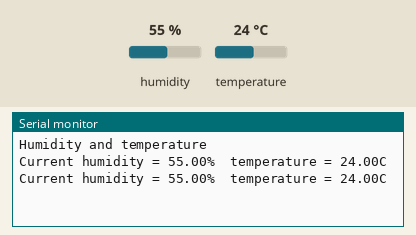
Simulated run of this sketch. Board: Arduino Uno, built with avr-gcc and run on an emulated ATmega328P. On the bench: the last lines printed to the serial monitor. Inputs (shaded band) come from the test bench; at power-on: humidity 55 %, temperature 24 °C.

Above: at 1.9 s.
2.0 s: humidity set to 22 %
At 3.0 s:
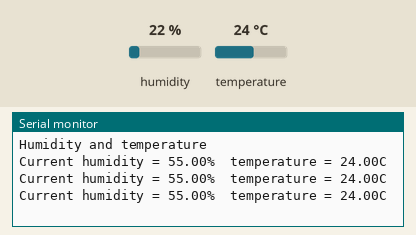
5.2 s: temperature set to 12 °C
At 6.2 s:
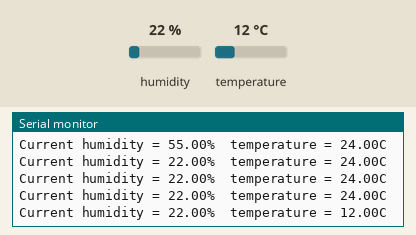
8.4 s: humidity set to 40 %
At 10.3 s:
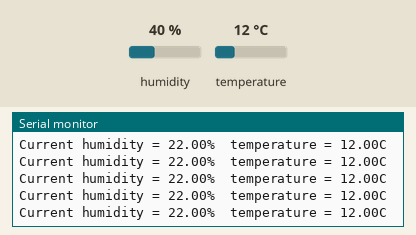
Timing chart, 0 to 11.8 s (numbered marks = the images above; inputs shaded):
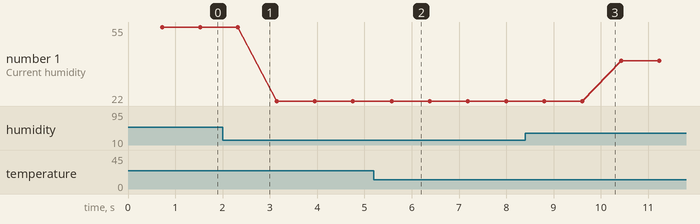

Measured:
- after the input at 5.2 s, the serial monitor: prints a new line after 0.38 s (image 2)
- plotted number 1: 55 → 22 after the input at 2.0 s, 22 → 40 after the input at 8.4 s

The sketch:

Temp.ino
```cpp
#include <DHT.h>

#define DHTTYPE DHT11 // DHT 11

#define dht_dpin 2
DHT dht(dht_dpin, DHTTYPE);
void setup(void)
{
    dht.begin();
    Serial.begin(9600);
    Serial.println("Humidity and temperature\n\n");
    delay(700);
}
void loop()
{
    float h = dht.readHumidity();
    float t = dht.readTemperature();
    Serial.print("Current humidity = ");
    Serial.print(h);
    Serial.print("%  ");
    Serial.print("temperature = ");
    Serial.print(t);
    Serial.println("C  ");
    delay(800);
}
```
